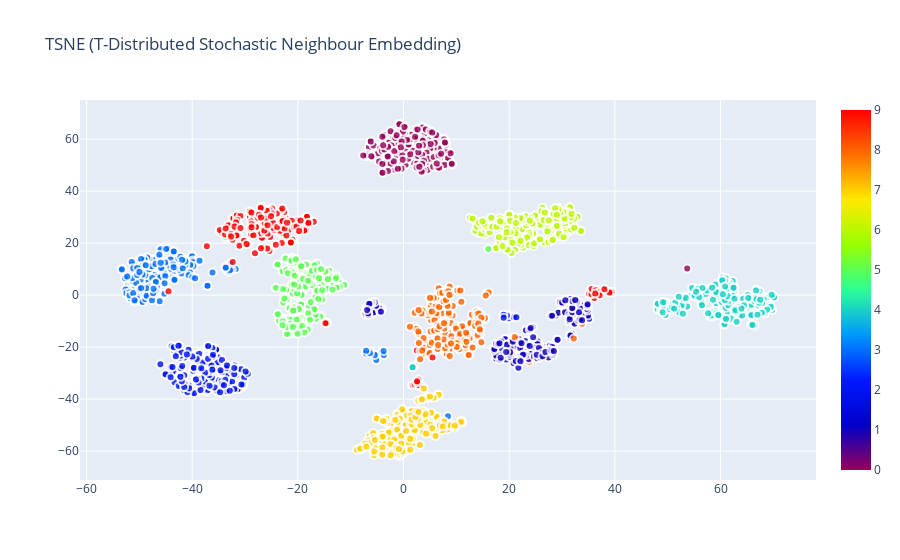

The notebook cell saved with this chart:
### Code cell
%%time
from sklearn.manifold import TSNE

tsne = TSNE(init='pca')
x_tsne = tsne.fit_transform(X)

# Plot TSNE graph
data = [
    go.Scatter(
    x = x_tsne[:,0],
    y = x_tsne[:,1],
    mode = 'markers',
    showlegend = True,
    marker = dict(
        size = 8,
        color = labels,
        colorscale ='Rainbow',
        showscale = True,
        opacity = 0.8,
        line = dict(
            width = 2,
            color = 'rgb(255, 255, 255)'
        )
    )
)]

layout = dict(title = 'TSNE (T-Distributed Stochastic Neighbour Embedding)',
              hovermode= 'closest',
              yaxis = dict(zeroline = False),
              xaxis = dict(zeroline = False),
              showlegend= False,

             )

fig = dict(data=data, layout=layout)
py.iplot(fig, filename='TSNE_plot')

### Figure 1 — Plotly figure (JSON) as saved in the notebook; plotly's stock layout.template omitted (floating-point values rounded to 4 significant figures; data arrays with more than 128 entries replaced by an {"elided": "..."} marker saying what was removed)
{"data": [{"marker": {"color": {"elided": "1797 int values"}, "colorscale": [[0, "rgb(150,0,90)"], [0.125, "rgb(0,0,200)"], [0.25, "rgb(0,25,255)"], [0.375, "rgb(0,152,255)"], [0.5, "rgb(44,255,150)"], [0.625, "rgb(151,255,0)"], [0.75, "rgb(255,234,0)"], [0.875, "rgb(255,111,0)"], [1, "rgb(255,0,0)"]], "line": {"color": "rgb(255, 255, 255)", "width": 2}, "opacity": 0.8, "showscale": true, "size": 8}, "mode": "markers", "showlegend": true, "type": "scatter", "x": {"elided": "1797 float values"}, "y": {"elided": "1797 float values"}}], "layout": {"hovermode": "closest", "showlegend": false, "title": {"text": "TSNE (T-Distributed Stochastic Neighbour Embedding)"}, "xaxis": {"zeroline": false}, "yaxis": {"zeroline": false}}}
